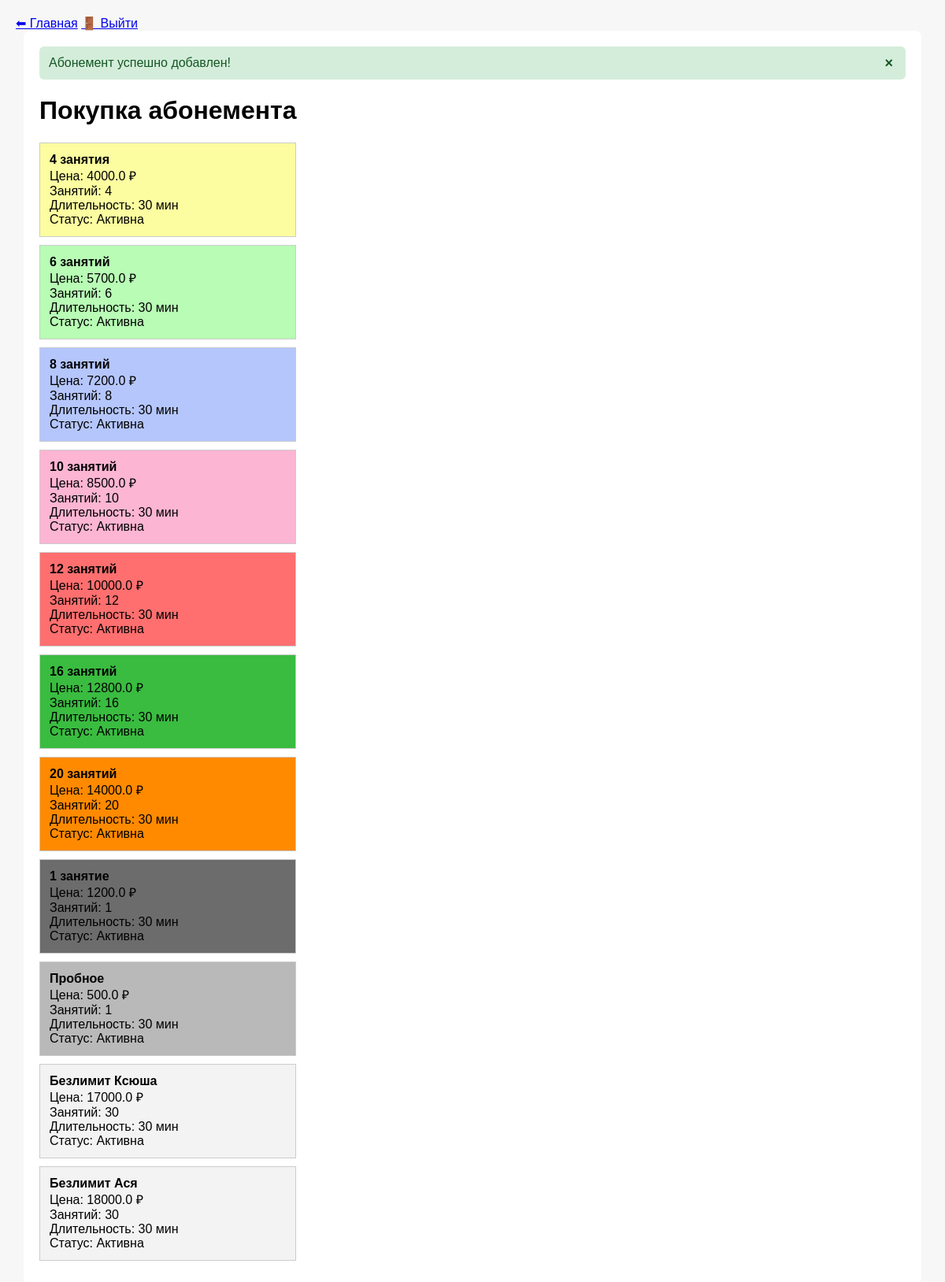
/cards/buy/70 (signed in), run on the app's committed database.
### tables this page shows
CREATE TABLE cards
                   (
                       id INTEGER PRIMARY KEY AUTOINCREMENT,
                       name TEXT NOT NULL,
                       price REAL NOT NULL,
                       lessons_count INTEGER NOT NULL,
                       duration TEXT NOT NULL,
                       color TEXT,
                       status TEXT NOT NULL,
                       creation_date TEXT
                   );

### app.py (the view)
    def wrapper(*args, **kwargs):
        if "user" not in session:
            return redirect(url_for("login"))
        return fn(*args, **kwargs)

### app.py (called while the page is built)
def login_required(fn):
    def wrapper(*args, **kwargs):
        if "user" not in session:
            return redirect(url_for("login"))
        return fn(*args, **kwargs)
    wrapper.__name__ = fn.__name__
    return wrapper

@app.route("/cards/buy/<int:student_id>", methods=["GET", "POST"])
@login_required
def buy_cards(student_id):
    cards = db.get_all_cards()
    flash("Абонемент успешно добавлен!", "success")
    return render_template("buy_cards.html", cards=cards, student_id=student_id)

### database.py (called while the page is built)
def get_connection():
    conn = sqlite3.connect(DB_NAME)
    conn.row_factory = sqlite3.Row
    return conn

def get_all_cards():
    conn = get_connection()
    cards = conn.execute("SELECT * FROM cards").fetchall()
    conn.close()
    return cards

### templates/buy_cards.html (shortened to what this page needs)
{% extends "base.html" %}
{% block content %}
<h1>Покупка абонемента</h1>
{% for card in cards %}
<form action="{{ url_for('purchased_cards') }}" method="post">
    <button type="submit" style="
        all: unset;
        cursor: pointer;
        display: block;
        width: 100%;
    ">
        <div style="
            border: 1px solid #ccc;
            padding: 12px;
            margin-bottom: 10px;
            background-color: {{ card.color }};
            width: 300px;
        ">
            <strong>{{ card.name }}</strong><br>
            Цена: {{ card.price }} ₽<br>
            Занятий: {{ card.lessons_count }}<br>
            Длительность: {{ card.duration }} мин<br>
            Статус: {{ card.status }}
        </div>
    </button>
</form>
{% endfor %}
{% endblock %}

### static/css/styles.css (style rules this page uses)
body { font-family: Arial, sans-serif; margin: 20px; background: #f7f7f7; }

### data on the page
cards: name "4 занятия", price "4000.0", lessons_count "4", duration "30", status "Активна"
cards: name "6 занятий", price "5700.0", lessons_count "6", duration "30", status "Активна"
cards: name "8 занятий", price "7200.0", lessons_count "8", duration "30", status "Активна"
cards: name "10 занятий", price "8500.0", lessons_count "10", duration "30", status "Активна"
cards: name "12 занятий", price "10000.0", lessons_count "12", duration "30", status "Активна"
cards: name "16 занятий", price "12800.0", lessons_count "16", duration "30", status "Активна"
cards: name "20 занятий", price "14000.0", lessons_count "20", duration "30", status "Активна"
cards: name "1 занятие", price "1200.0", lessons_count "1", duration "30", status "Активна"
cards: name "Пробное", price "500.0", lessons_count "1", duration "30", status "Активна"
cards: name "Безлимит Ксюша", price "17000.0", lessons_count "30", duration "30", status "Активна"
cards: name "Безлимит Ася", price "18000.0", lessons_count "30", duration "30", status "Активна"

### other printed values
{{ message | safe }} "Абонемент успешно добавлен!"
